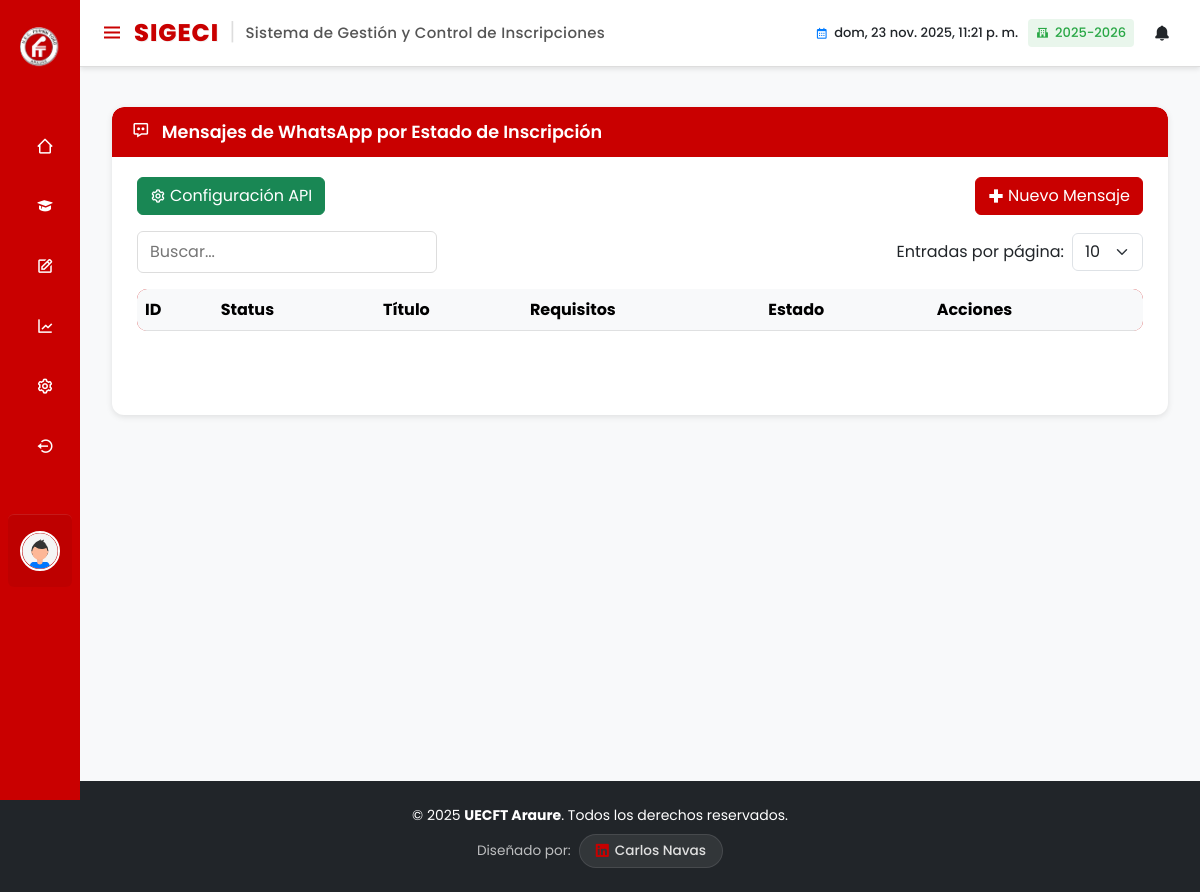
/vistas/configuracion/whatsapp/mensajes.php (signed in), run on an earlier commit of the app's database.
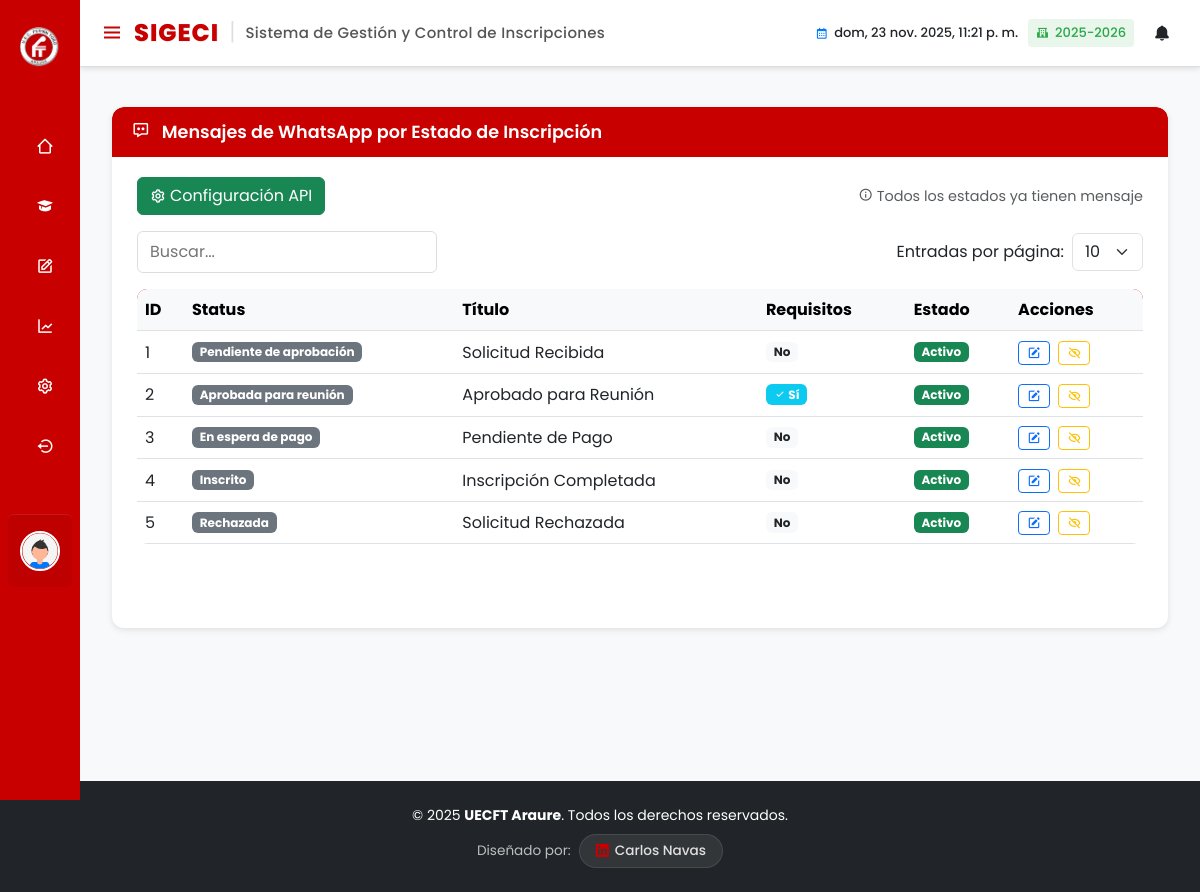
And on a later commit of the database.
### tables this page shows
CREATE TABLE fecha_escolar (
    IdFecha_Escolar int NOT NULL AUTO_INCREMENT PRIMARY KEY,
    fecha_escolar varchar(50) NOT NULL,
    fecha_activa BOOLEAN NOT NULL DEFAULT FALSE,
    inscripcion_activa BOOLEAN NOT NULL DEFAULT FALSE,
    renovacion_activa BOOLEAN NOT NULL DEFAULT FALSE
);

CREATE TABLE mensaje_whatsapp (
    IdMensajeWhatsapp INT NOT NULL AUTO_INCREMENT PRIMARY KEY,
    IdStatus INT NOT NULL COMMENT 'Status de inscripción asociado',
    titulo VARCHAR(100) NOT NULL COMMENT 'Título identificador del mensaje',
    contenido TEXT NOT NULL COMMENT 'Contenido del mensaje con variables (soporta emojis)',
    incluir_requisitos BOOLEAN NOT NULL DEFAULT FALSE COMMENT 'Si se incluyen requisitos del nivel',
    activo BOOLEAN NOT NULL DEFAULT TRUE COMMENT 'Si el mensaje está activo',
    fecha_creacion DATETIME DEFAULT CURRENT_TIMESTAMP,
    fecha_actualizacion DATETIME DEFAULT CURRENT_TIMESTAMP ON UPDATE CURRENT_TIMESTAMP,
    FOREIGN KEY (IdStatus) REFERENCES status(IdStatus)
);

CREATE TABLE status (
    IdStatus int NOT NULL AUTO_INCREMENT PRIMARY KEY,
    IdTipo_Status int NOT NULL,
    status varchar(50) NOT NULL,
    FOREIGN KEY (IdTipo_Status) REFERENCES tipo_status(IdTipo_Status)
);

### modelos/MensajeWhatsapp.php (called while the page is built, shortened)
<?php
class MensajeWhatsapp {
    private $conn;
    private $table = "mensaje_whatsapp";
    public function __construct($db) {
        $this->conn = $db;
    }
    public function obtenerTodos() {
        $query = "SELECT m.*, s.status as nombre_status
                  FROM " . $this->table . " m
                  INNER JOIN status s ON m.IdStatus = s.IdStatus
                  ORDER BY m.IdStatus ASC, m.activo DESC";
        $stmt = $this->conn->prepare($query);
        $stmt->execute();
        return $stmt->fetchAll(PDO::FETCH_ASSOC);
    }
}

### vistas/configuracion/whatsapp/mensajes.php (the view, shortened to what the rows shown need)
<?php
require_once __DIR__ . '/../../../modelos/MensajeWhatsapp.php';
$database = new Database();
$conexion = $database->getConnection();
$mensajeModel = new MensajeWhatsapp($conexion);
$mensajes = $mensajeModel->obtenerTodos();
$esAdmin = ($_SESSION['idPerfil'] == 1);
?>
<head>
</head>
<?php include '../../layouts/menu.php'; ?>
<?php include '../../layouts/header.php'; ?>
<section class="home-section">
    <div class="main-content">
        <div class="container">
            <div class="row justify-content-center">
                <div class="col-12">
                    <div class="card">
                        <div class="card-body">
                            <div class="table-responsive">
                                <table class="table table-hover align-middle" id="tabla-mensajes">
                                    <thead class="table-light">
                                        <tr>
                                            <th>ID</th>
                                            <th>Status</th>
                                            <th>Título</th>
                                            <th>Requisitos</th>
                                            <th>Estado</th>
                                            <th>Acciones</th>
                                        </tr>
                                    </thead>
                                    <tbody id="table-body">
                                        <?php foreach ($mensajes as $msg): ?>
                                            <tr>
                                                <td><?= htmlspecialchars($msg['IdMensajeWhatsapp']) ?></td>
                                                <td>
                                                    <span class="badge bg-secondary">
                                                        <?= htmlspecialchars($msg['nombre_status']) ?>
                                                    </span>
                                                </td>
                                                <td><?= htmlspecialchars($msg['titulo']) ?></td>
                                                <td>
                                                    <?php if ($msg['incluir_requisitos']): ?>
                                                        <span class="badge bg-info"><i class='bx bx-check'></i> Sí</span>
                                                    <?php else: ?>
                                                        <span class="badge bg-light text-dark">No</span>
                                                    <?php endif; ?>
                                                </td>
                                                <td>
                                                    <?php if ($msg['activo']): ?>
                                                        <span class="badge bg-success">Activo</span>
                                                    <?php else: ?>
                                                        <span class="badge bg-danger">Inactivo</span>
                                                    <?php endif; ?>
                                                </td>
                                                <td>
                                                    <a href="editar_mensaje.php?id=<?= $msg['IdMensajeWhatsapp'] ?>"
                                                       class="btn btn-sm btn-outline-primary me-1" title="Editar">
                                                        <i class='bx bxs-edit'></i>
                                                    </a>
                                                    <?php if ($esAdmin): ?>
                                                        <?php if ($msg['activo']): ?>
                                                            <button class="btn btn-sm btn-outline-warning"
                                                                    onclick="cambiarEstado(<?= $msg['IdMensajeWhatsapp'] ?>, 0)"
                                                                    title="Desactivar">
                                                                <i class='bx bx-hide'></i>
                                                            </button>
                                                        <?php endif; ?>
                                                    <?php endif; ?>
                                                </td>
                                            </tr>
                                        <?php endforeach; ?>
                                    </tbody>
                                </table>
                            </div>
                        </div>
                    </div>
                </div>
            </div>
        </div>
    </div>
</section>
<?php include '../../layouts/footer.php'; ?>
</body>
</html>

### vistas/layouts/menu.php (shortened to what the rows shown need)
<?php
global $conexion;
$queryAnoActivo = "SELECT fecha_escolar FROM fecha_escolar WHERE fecha_activa = 1 LIMIT 1";
$stmtAnoActivo = $conexion->prepare($queryAnoActivo);
$stmtAnoActivo->execute();
$anoEscolarActivo = $stmtAnoActivo->fetch(PDO::FETCH_ASSOC);
$nombreAnoEscolar = $anoEscolarActivo ? $anoEscolarActivo['fecha_escolar'] : 'Sin año activo';
?>
<section class="home-section">
    <div class="home-content">
        <div class="right-section">
            <div class="school-year">
                <i class='bx bxs-school'></i>
                <span><?= htmlspecialchars($nombreAnoEscolar) ?></span>
            </div>
        </div>
    </div>
</section>

What changed in the data, as far as the page shows it:
added mensaje_whatsapp: IdMensajeWhatsapp "1", IdStatus.status "Pendiente de aprobación", titulo "Solicitud Recibida", incluir_requisitos "No", activo "Activo"
added mensaje_whatsapp: IdMensajeWhatsapp "2", IdStatus.status "Aprobada para reunión", titulo "Aprobado para Reunión", incluir_requisitos 1 (drawn), activo "Activo"
added mensaje_whatsapp: IdMensajeWhatsapp "3", IdStatus.status "En espera de pago", titulo "Pendiente de Pago", incluir_requisitos "No", activo "Activo"
added mensaje_whatsapp: IdMensajeWhatsapp "4", IdStatus.status "Inscrito", titulo "Inscripción Completada", incluir_requisitos "No", activo "Activo"
added mensaje_whatsapp: IdMensajeWhatsapp "5", IdStatus.status "Rechazada", titulo "Solicitud Rechazada", incluir_requisitos "No", activo "Activo"
Also different on the page:
text no longer shown: "Nuevo Mensaje"
text now shown: "Todos los estados ya tienen mensaje"
